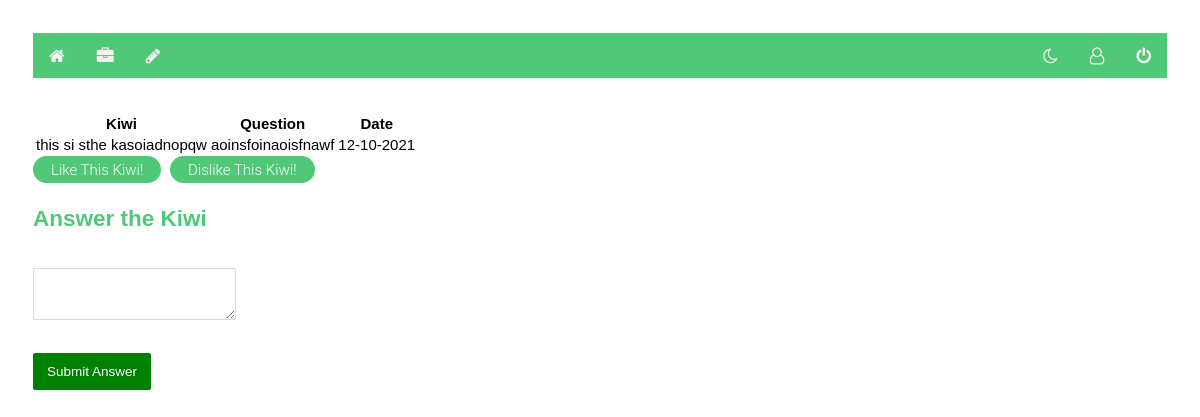
/notes/2 (signed in), run on the app's committed database.
### models.py (models this page shows, shortened)
class Note(db.Model):
    id = db.Column("id", db.Integer, primary_key=True)
    title = db.Column("title", db.String(200))
    text = db.Column("text", db.String(100))
    date = db.Column("date", db.String(50))
    user_id = db.Column(db.Integer,db.ForeignKey("user.id"), nullable = False)
    comments = db.relationship("Comment", backref="note",cascade = "all, delete-orphan", lazy=True)
    score = db.Column("score", db.Integer)
    votes = db.Column("totalVotes", db.Integer)

### flask06.py (the view)
@app.route('/notes/<note_id>')
def get_note(note_id):
    if session.get('user'):
        my_notes = db.session.query(Note).filter_by(id=note_id).one()
        form = CommentForm()
        return render_template('note.html', note=my_notes, user=session['user'], form=form)
    else:
        return redirect(url_for('login'))

### forms.py
class CommentForm(FlaskForm):
    class Meta:
        csrf = False
    comment = TextAreaField('Comment', validators=[Length(min=1)])
    submit = SubmitField('Submit Answer')

class SearchForm(FlaskForm):
    results = StringField('Results', validators=[DataRequired()])
    submit = SubmitField("Submit")

### flask06.py (called while the page is built)
@app.context_processor
def base():
    form = SearchForm()
    return dict(form=form)

### templates/note.html (shortened to what this page needs)
<!DOCTYPE html>
<html lang="en">
    <head>
        <link rel="stylesheet" href="{{ url_for('static', filename='main.css') }}">
        <link rel="stylesheet" href="{{ url_for('static', filename='forms.css') }}">
        <link rel="stylesheet" href="https://cdnjs.cloudflare.com/ajax/libs/font-awesome/4.7.0/css/font-awesome.css">
    </head>
    <div class="topnav">
        <nav>
            {% if user %}
            <a class="fa fa-home" href="{{url_for('index')}}"></a>
            <a class="fa fa-briefcase"href="{{url_for('get_notes')}}"></a>
            <a class="fa fa-pencil"href="{{url_for('new_note')}}"></a>
            <div class="topnav-right">
                <a class="fa fa-moon-o" onclick="myFunction()"></a>
                <a class="fa fa-user-o"href="{{url_for('get_accounts')}}"></a>
                <a class="fa fa-power-off" href="{{url_for('logout')}}"></a></div>
            {% else %}
            <a href="{{url_for('login')}}">Login</a>
            <a href="{{url_for('register')}}">Register</a>
            {% endif %}
        </nav>
    </div>
    <body>
        <table>
            <tr>
                <th>Kiwi</th>
                <th>Question</th>
                <th>Date</th>
            </tr>
            <tr>
                <td>{{ note.title }}</td>
                <br>
                <td>{{ note.text }}</td>
                <br>
                <td>{{ note.date }}</td>
            </tr>
        </table>
                <td><a class="button3" href="{{ url_for('voteLike', note_id=note.id) }}">Like This Kiwi!</a>
                <td><a class="button3" href="{{ url_for('voteDislike', note_id=note.id) }}">Dislike This Kiwi!</a>
                </td>
<form action="{{ url_for('new_comment', note_id=note.id) }}" method="post">
    <div>
    <h2>Answer the Kiwi</h2>
        <div class="form-field">
            <br/> {{ form.comment }}
        </div>
    {{ form.submit }}
    </div>
</form>
    </body>
</html>

### static/main.css (style rules this page uses)
body { padding: 30px 30px; background: light grey; }
h2 { color: #50C878; }
.topnav { background-color: #50C878; overflow: hidden; }
.topnav a { float: left; color: #f2f2f2; text-align: center; padding: 14px 16px; text-decoration: none; font-size: 17px; }
.topnav-right { float: right; }
a.button3 { display:inline-block; padding:0.3em 1.2em; margin:0 0.3em 0.3em 0; border-radius:2em; box-sizing: border-box; text-decoration:none; font-family:'Roboto',sans-serif; font-weight:300; color:#FFFFFF; background-color: #50C878; text-align:center; transition: all 0.2s; }
body { padding: 25px; background-color: white; color: black; font-size: 15px; font-family: Helvetica, sans-serif; }

### static/forms.css (style rules this page uses)
form { width: 100%; }
.form-field { position: relative; }
input, textarea { padding: 10px 13px; margin-bottom: 15px; border-radius: 2px; border: 1px solid #d4d9e3; font-weight: 200; color: #4d5060; font-family: 'Poppins', sans-serif; font-size: .9em; }
input[type="submit"] { background: green; border: 0; color: white; border-radius: 2px; margin-top: 15px; font-weight: 400; border: 1px solid green; transition: all .3s ease-out; }

### data on the page
Note: title "this si sthe kasoiadnopqw", text "aoinsfoinaoisfnawf", date "12-10-2021"
